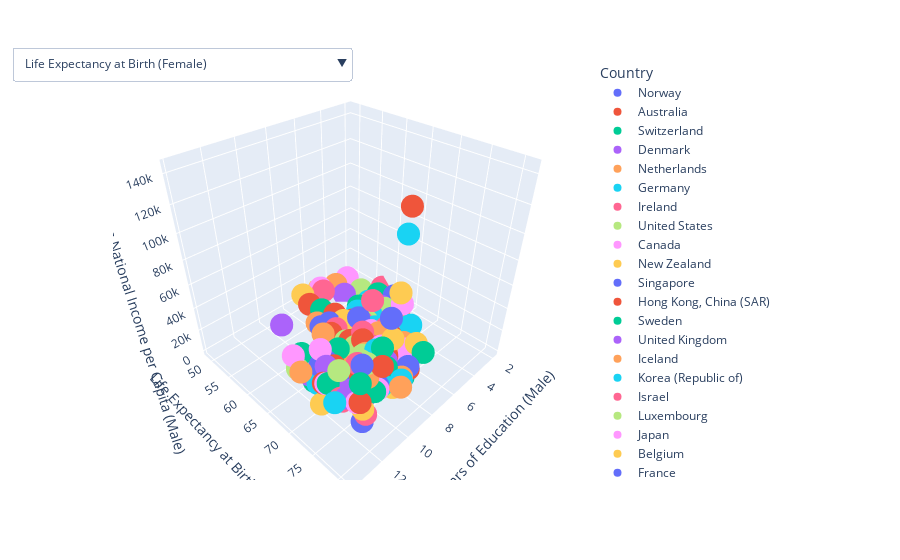

Notebook cell for this chart:
### Code cell
df1=data3
fig.update_layout(  updatemenus=[  dict( 
                                        direction="down",  
                                        active=0,  x=0.5,  y=1.03,  
                                        buttons=list([  dict(label=df1.columns[5],  
                                        method="update",  args=[ {"visible": [True, False, False, False]},  
                                        {'showlegend' : True}  ]),  dict(label=df1.columns[9], 
                                        method="update",  args=[ {"visible": [False, True, False, False]}, 
                                        {'showlegend' : True}  ]),  dict(label=df1.columns[11],  method="update", 
                                    args=[ {"visible": [False, False, True, False]},  {'showlegend' : True}  ]), 
                                dict(label=df1.columns[11],  method="update",  
                            args=[ {"visible": [False, False, False, True]},  {'showlegend' : True}  ]),  
                dict(label='All',  method="update",  args=[ {"visible": [True, True, True, True]}, 
                                        {'showlegend' : True}  ]),  ]),  )  ]  )
